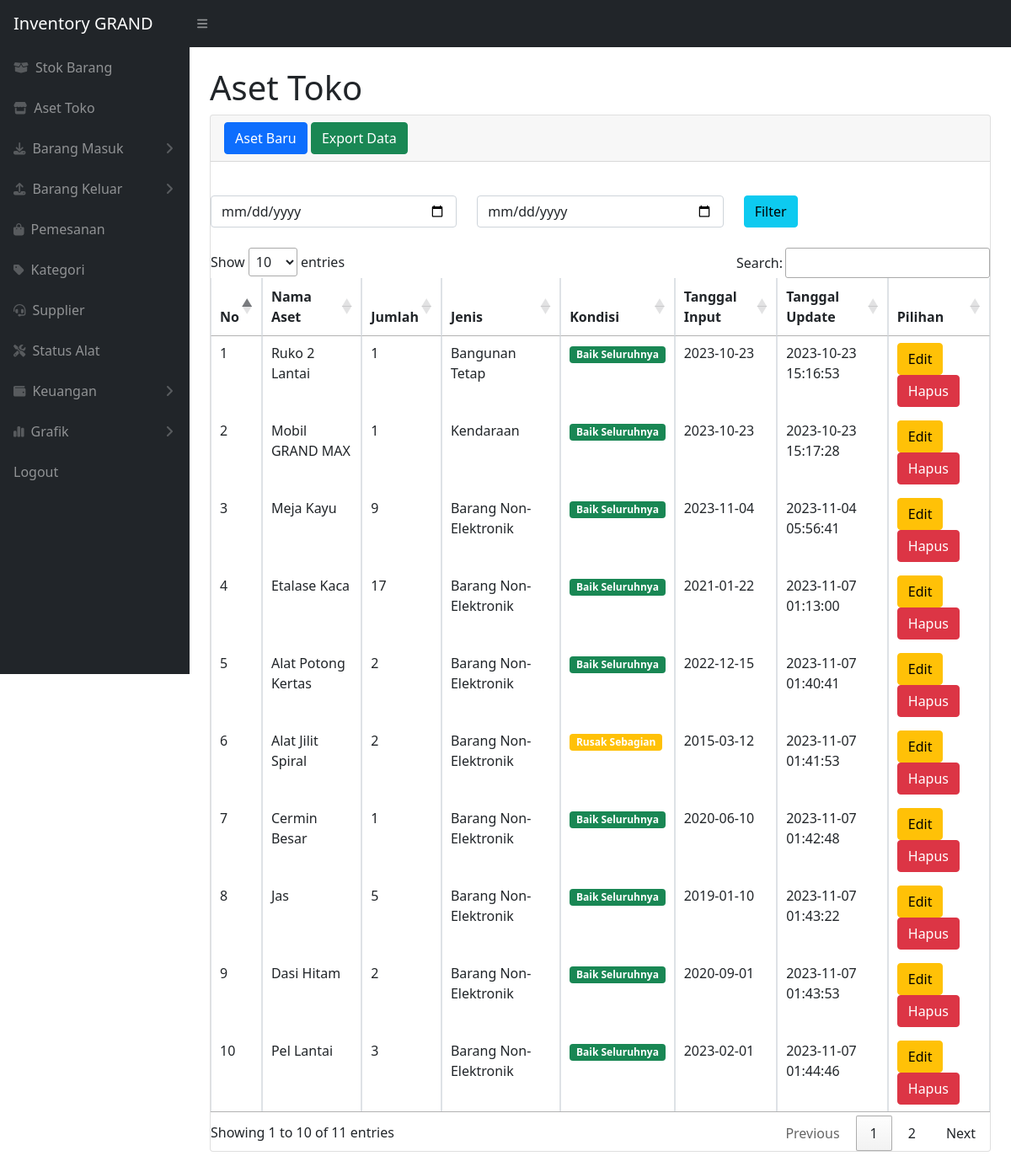
/aset.php (signed in), run on the app's committed database.
### tables this page shows
CREATE TABLE `aset` (
  `idaset` int(11) NOT NULL,
  `namaaset` varchar(150) NOT NULL,
  `jumlah` int(11) NOT NULL,
  `jenis` varchar(200) NOT NULL,
  `kondisi` varchar(50) NOT NULL,
  `tglinput` date NOT NULL,
  `tglupdate` timestamp NOT NULL DEFAULT current_timestamp() ON UPDATE current_timestamp()
);

### aset.php (the view, shortened to what this page needs)
<?php
require 'function.php';
?>
<!DOCTYPE html>
<html lang="en">
<head>
    <link href="https://cdn.datatables.net/1.13.2/css/jquery.dataTables.min.css" rel="stylesheet" />
    <link href="css/styles.css" rel="stylesheet" />
</head>
<body class="sb-nav-fixed">
    <?php include "components/nav.php" ?>
    <div id="layoutSidenav">
        <?php include "components/sidebar.php" ?>
        <div id="layoutSidenav_content">
            <main>
                <div class="container-fluid px-4">
                    <h1 class="mt-4">Aset Toko</h1>
                    <div class="card mb-4">
                        <div class="card-header">
                            <button type="button" class="btn btn-primary" data-bs-toggle="modal" data-bs-target="#myModal">
                                Aset Baru
                            </button>
                            <a href="exportaset.php" class="btn btn-success">Export Data</a>
                        </div>
                        <br>
                            <form method="post" class="mt-3">
                                <div class="row">
                                    <div class="col">
                                        <input type="date" name="tgl_mulai" class="form-control">
                                    </div>
                                    <div class="col">
                                        <input type="date" name="tgl_selesai" class="form-control">
                                    </div>
                                    <div class="col">
                                        <button type="submit" name="filter_tgl" class="btn btn-info">Filter</button>
                                    </div>
                                </div>
                            </form>
                            <br>
                        <div class="table-responsive">
                            <table class="table table-bordered" id="dataTable" width="100%" cellspacing="0">
                                <thead>
                                    <tr>
                                        <th>No</th>
                                        <th>Nama Aset</th>
                                        <th>Jumlah</th>
                                        <th>Jenis</th>
                                        <th>Kondisi</th>
                                        <th>Tanggal Input</th>
                                        <th>Tanggal Update</th>
                                        <th>Pilihan</th>
                                    </tr>
                                </thead>
                                <tbody>
                                    <?php
                                    if (isset($_POST['filter_tgl'])) {
                                        $mulai = $_POST['tgl_mulai'];
                                        $selesai = $_POST['tgl_selesai'];
                                        if ($mulai != null || $selesai != null) {
                                            $ambilsemuadataaset = mysqli_query($conn, "select * from aset where idaset=idaset and tglupdate BETWEEN '$mulai' and DATE_ADD('$selesai',INTERVAL 1 DAY)");
                                        } else {
                                            $ambilsemuadataaset = mysqli_query($conn, "select * from aset where idaset=idaset");
                                        }
                                    } else {
                                        $ambilsemuadataaset = mysqli_query($conn, "select * from aset where idaset=idaset");
                                    }
                                    $i = 1;
                                    while ($data = mysqli_fetch_array($ambilsemuadataaset)) {
                                        $idaset = $data['idaset'];
                                        $namaaset = $data['namaaset'];
                                        $jumlah = $data['jumlah'];
                                        $jenis = $data['jenis'];
                                        $tglinput = $data['tglinput'];
                                        $tglupdate = $data['tglupdate'];
                                    ?>
                                        <tr>
                                            <td><?= $i++; ?></td>
                                            <td><?= $namaaset; ?></td>
                                            <td><?= $jumlah; ?></td>
                                            <td><?= $jenis; ?></td>
                                            <td>
                                                <?php
                                                $kondisi = $data['kondisi'];
                                                $badge_class = '';
                                                switch ($kondisi) {
                                                    case 'Baik Seluruhnya':
                                                        $badge_class = 'badge bg-success';
                                                        break;
                                                    case 'Rusak Sebagian':
                                                        $badge_class = 'badge bg-warning';
                                                        break;
                                                }
                                                ?>
                                                <span class="badge <?= $badge_class; ?>"><?= $kondisi; ?></span>
                                            </td>
                                            <td><?= $tglinput; ?></td>
                                            <td><?= $tglupdate; ?></td>
                                            <td>
                                                <button type="button" class="btn btn-warning" data-bs-toggle="modal" data-bs-target="#edit<?= $idaset; ?>">
                                                    Edit
                                                </button>
                                                <button type="button" class="btn btn-danger" data-bs-toggle="modal" data-bs-target="#delete<?= $idaset; ?>">
                                                    Hapus
                                                </button>
                                            </td>
                                        </tr>
                        </div>
                    </div>
                <?php
                                    };
                ?>
</body>
</html>

### data on the page
aset: namaaset "Ruko 2 Lantai", jumlah "1", jenis "Bangunan Tetap", kondisi "Baik Seluruhnya", tglinput "2023-10-23", tglupdate "2023-10-23 15:16:53"
aset: namaaset "Mobil GRAND MAX", jumlah "1", jenis "Kendaraan", kondisi "Baik Seluruhnya", tglinput "2023-10-23", tglupdate "2023-10-23 15:17:28"
aset: namaaset "Meja Kayu", jumlah "9", jenis "Barang Non-Elektronik", kondisi "Baik Seluruhnya", tglinput "2023-11-04", tglupdate "2023-11-04 05:56:41"
aset: namaaset "Etalase Kaca", jumlah "17", jenis "Barang Non-Elektronik", kondisi "Baik Seluruhnya", tglinput "2021-01-22", tglupdate "2023-11-07 01:13:00"
aset: namaaset "Alat Potong Kertas", jumlah "2", jenis "Barang Non-Elektronik", kondisi "Baik Seluruhnya", tglinput "2022-12-15", tglupdate "2023-11-07 01:40:41"
aset: namaaset "Alat Jilit Spiral", jumlah "2", jenis "Barang Non-Elektronik", kondisi "Rusak Sebagian", tglinput "2015-03-12", tglupdate "2023-11-07 01:41:53"
aset: namaaset "Cermin Besar", jumlah "1", jenis "Barang Non-Elektronik", kondisi "Baik Seluruhnya", tglinput "2020-06-10", tglupdate "2023-11-07 01:42:48"
aset: namaaset "Jas", jumlah "5", jenis "Barang Non-Elektronik", kondisi "Baik Seluruhnya", tglinput "2019-01-10", tglupdate "2023-11-07 01:43:22"
aset: namaaset "Dasi Hitam", jumlah "2", jenis "Barang Non-Elektronik", kondisi "Baik Seluruhnya", tglinput "2020-09-01", tglupdate "2023-11-07 01:43:53"
aset: namaaset "Pel Lantai", jumlah "3", jenis "Barang Non-Elektronik", kondisi "Baik Seluruhnya", tglinput "2023-02-01", tglupdate "2023-11-07 01:44:46"
